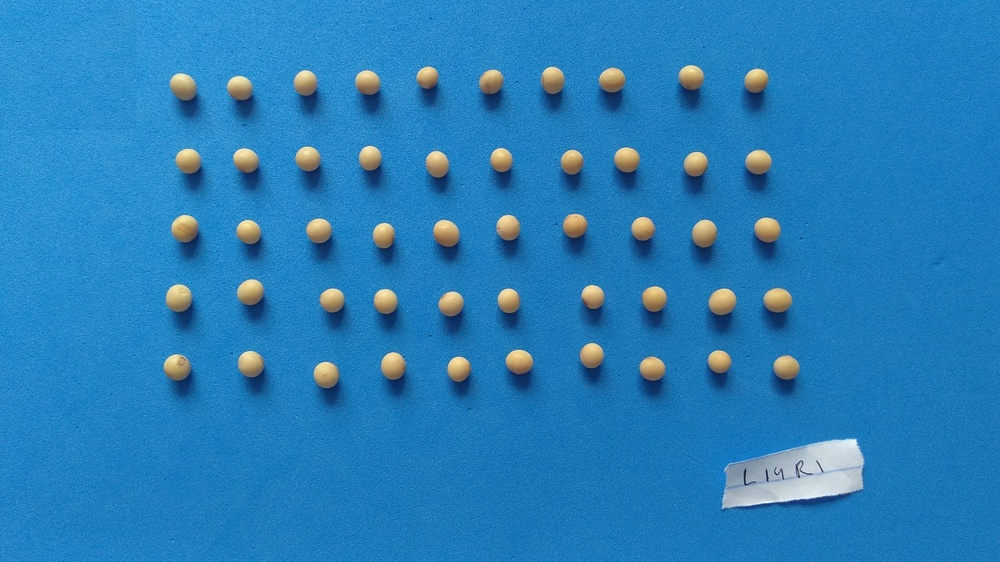
%> input picture L14R1.jpg, 1000 x 562 px, shrunk from 3264 x 1836 before the run
$ octave --eval "result = Metrica(rgb2gray(imread('L14R1.jpg')));"   (GNU Octave 9; MATLAB toolbox functions it lacks are replaced by stand-ins)
%> lines starting %> are read from the running program, lines starting %| are printed output that depends on the picture; in (x1, y1, x2, y2) boxes, pixels count from 0 and x2, y2 are one past the last pixel; in counts of white or black regions, pixels touching at a corner belong together; the program's own positions count from 1
%Funcao que calcula a distancia entre o centro dos 2 (dois) pontos da metrica.
%Recebe como parametro a imagem da metrica;
%Retorna a distancia euclidiana entre os dois maiores pontos da imagem da metrica.

function [distancia] = Metrica(im)

  h = imhist(im);
%> h = 256 values, max 22530 at index 103, min 0 at index 1, mean 2195.3

  %Acha o indice do primeiro pico do histogram.
  %Obs.: O histograma esta sendo varrido do ultimo ao primeiro indice.
  maxp1=0;
  cont1=0;
  index1=0;
  for i=255:-1:1
    if(h(i)>maxp1)
      maxp1=h(i);
      index1=i;
    end
    if(h(i)<maxp1)
      cont1 = cont1+1;
    end
    if(cont1>10)
      break;
    end
  end
%> this loop made 24 passes
%> maxp1 on passes 6, 12, 15, 17, 19, 22, 23: 2, 4, 7, 12, 17, 21, 30
%> after the loop, cont1 = 11; index1 = 233

  %Acha o indice do segundo pico do histograma.
  %Obs.: O histograma esta sendo varrido do ultimo ao primeiro indice.
  maxp2=0;
  index2=0;
  for i=index1:-1:1
    if(h(i)>maxp2)
      maxp2=h(i);
      index2=i;
    end
  end
%> this loop made 233 passes
%> (i, maxp2, index2) on passes 1, 3, 4, 6, 7, 8, 9, 12, 13, 15, 16, 17: (233, 30, 233), (231, 43, 231), (230, 63, 230), (228, 82, 228), (227, 87, 227), (226, 88, 226), (225, 130, 225), (222, 136, 222), (221, 187, 221), (219, 216, 219), (218, 245, 218), (217, 267, 217)
%> i on passes 2, 5, 10, 11, 14, 20: 232, 229, 224, 223, 220, 214
%> after the loop, index2 = 103; maxp2 = 22530

  %Obtem o indice do vale entre os dois picos encontrados.
  min1 = max(h);
%> min1 = 22530
  indexM = 0;
  for i=index2:index1
    if(h(i)<min1)
      min1=h(i);
      indexM = i;
    end
  end
%> this loop made 131 passes
%> min1 on passes 2 to 13: 22070, 21166, 19984, 18715, 17352, 16162, 15010, 13847, 12750, 11564, 10922, 10101
%> after the loop, indexM = 232; min1 = 27

  %Limiariza a partir do indice do vale.
  im2 = im>indexM;
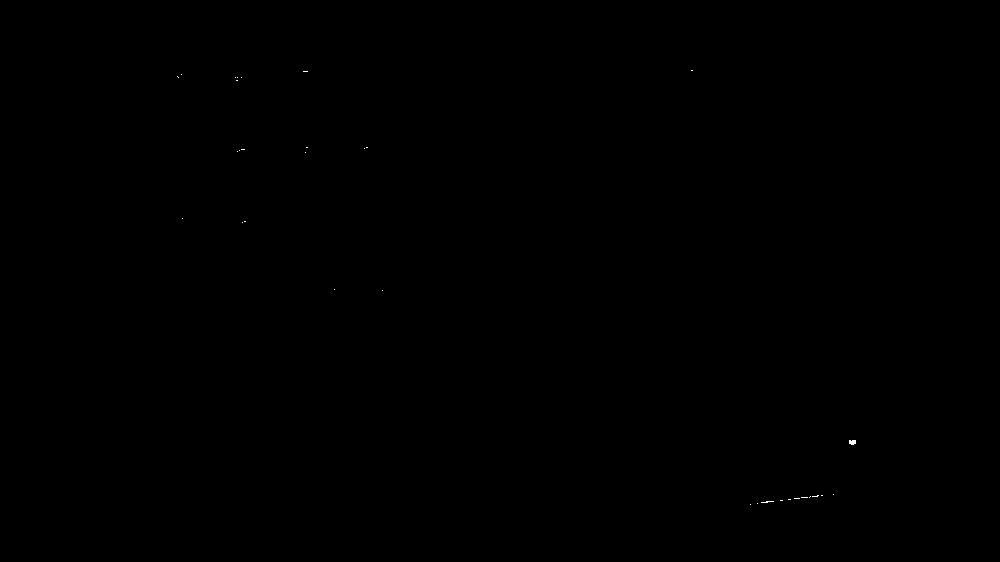
%> im2: size 562x1000 logical; 0.02% white in thin lines or dots, all inside (x1, y1, x2, y2) = (177, 70, 856, 505)
%   figure, imshow(im2);
  %Guarda as informacoes do objetos contidos na imagem binarizada.
  prop = regionprops(im2,'Area', 'Centroid');
%> prop = 32 regions; largest, Area and Centroid: 30 [853 442.8], 15 [767.9 502.5], 8 [816.2 496.8], 7 [805 498], 6 [797.5 499]

  %Salva a area de cada objeto em um vetor de areas.
  for i = 1 : length(prop)
    areas(i)=prop(i).Area;
  end
%> this loop made 32 passes
%> after the loop, areas = 32 values, max 30 at index 32, min 1 at index 2, mean 3.5

  %Ordena esse vetor em ordem crescente.
  areas = sort(areas,'descend');
%> areas = 32 values, max 30 at index 1, min 1 at index 18, mean 3.5

  %Laco que percorre em todos os objetos.
  for i = 1 : length(prop)
    %Se o objeto no indice i for o maior objeto, o primeiro ponto da metrica,
    %ele guarda o centroid desse objeto.
    if (prop(i).Area == areas(1))
      x1 = prop(i).Centroid(1);
      y1 = prop(i).Centroid(2);
    end
    %Se o objeto no indice i for o segundo maior objeto, o segundo ponto da metrica,
    %ele guarda o centroid desse objeto.
    if (prop(i).Area == areas(2))
      x2 = prop(i).Centroid(1);
      y2 = prop(i).Centroid(2);
    end
  end
%> this loop made 32 passes

  %Calcula a distancia euclidiana entre o centroid dos dois pontos da metrica.
  %Essa eh a variavel de retorno da funcao.
  distancia = sqrt((x1-x2)^2+(y1-y2)^2);
%> distancia = 103.9

  %Descomentar esse bloco para visualizar a metrica e o centroid de cada ponto.
  %  figure, imshow(im); hold on;
  %  plot(x1, y1,'r*');
  %  plot(x2, y2,'r*');
  %  hold off;

end
